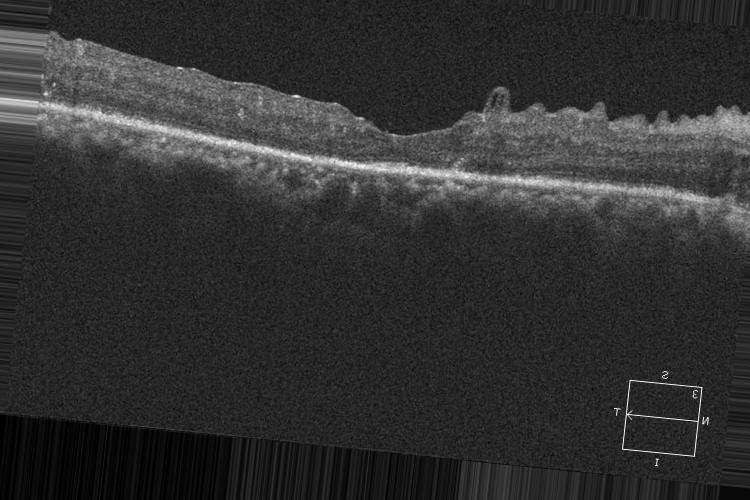
#> input picture DATA_OCT/dr_test_1190_NV.jpg, 750 x 500 px, found by its file name
$ python Evaluate_NV_BOOM.py
#> lines starting #> are read from the running program, lines starting #| are printed output that depends on the picture; after the words box and inside, x2 and y2 are one past the last pixel; in counts of white or black regions, pixels touching at a corner belong together
import cv2
import numpy as np
import matplotlib.pyplot as plt
import pywt
import os
from scipy.signal import find_peaks

def preprocess_image(image_path, img_size=(640, 640)):
    image = cv2.imread(image_path, cv2.IMREAD_GRAYSCALE)
    if image is None:
        raise FileNotFoundError(f"Image at path {image_path} not found.")

    # Replace all white pixels (value > 250) with black
    image[image > 250] = 0

    original_shape = image.shape

    # Detect and remove white borders using Otsu's thresholding
    _, thresh = cv2.threshold(image, 0, 255, cv2.THRESH_BINARY + cv2.THRESH_OTSU)

    # Find all non-white pixels and get their coordinates
    non_white_pixels = np.where(thresh < 255)

    if non_white_pixels[0].size == 0 or non_white_pixels[1].size == 0:
        raise ValueError("No relevant pixels found in the image.")

    # Get the smallest and largest x and y coordinates and use them to create the bounding box
    y_min, y_max = np.min(non_white_pixels[0]), np.max(non_white_pixels[0])
    x_min, x_max = np.min(non_white_pixels[1]), np.max(non_white_pixels[1])

    # Crop the image to the bounding box of all non-white pixels
    image = image[y_min:y_max+1, x_min:x_max+1]

    # Noise reduction using median blur, bilateral filter, and non-local means denoising
    image_median = cv2.medianBlur(image, 5)
    image_bilateral = cv2.bilateralFilter(image_median, 9, 75, 75)
    image_denoised = cv2.fastNlMeansDenoising(image_bilateral, h=30)

    # Wavelet denoising
    coeffs = pywt.wavedec2(image_denoised, 'db1', level=2)
    coeffs[1:] = [tuple(pywt.threshold(i, value=10, mode='soft') for i in level) for level in coeffs[1:]]
    image_wavelet_denoised = pywt.waverec2(coeffs, 'db1')

    # Resize the denoised image
    image_resized = cv2.resize(image_wavelet_denoised, img_size)
    image_resized = np.expand_dims(image_resized, axis=-1)
    image_resized = np.expand_dims(image_resized, axis=0)
    image_resized = image_resized.astype('float32') / 255.0

    return image, image_resized, original_shape, (y_min, y_max, x_min, x_max)

def binary_mask(image):
    # Convert the processed image to uint8
    image_uint8 = (image * 255).astype(np.uint8).squeeze()

    # Apply Otsu's binary thresholding
    _, binary_image = cv2.threshold(image_uint8, 0, 255, cv2.THRESH_BINARY + cv2.THRESH_OTSU)
    return binary_image

def canny_edge_detection(image):
    edges = cv2.Canny(image, 100, 200)
    return edges

def extract_highest_y(edges):
    height, width = edges.shape
    highest_y_values = np.full(width, height)  # Initialize with maximum Y values (bottom of image)

    for x in range(width):
        column = edges[:, x]
        y_indices = np.where(column > 0)[0]
        if y_indices.size > 0:
            # Sort y_indices to find the highest (smallest) y value that's not 0
            y_indices = np.sort(y_indices)
            for y in y_indices:
                if y != 0:
                    highest_y_values[x] = y
                    break
            else:
                # If all y values are 0, set to the smallest y value (0)
                highest_y_values[x] = y_indices[0]
        else:
            # Handle the case when no edges are found in the column
            if x > 0:
                highest_y_values[x] = highest_y_values[x - 1]
            else:
                highest_y_values[x] = height

    return highest_y_values

def plot_highest_y_on_edges(edges, highest_y_values):
    height, width = edges.shape
    output_image = cv2.cvtColor(edges, cv2.COLOR_GRAY2BGR)

    for x, y in enumerate(highest_y_values):
        if y < height:  # Ensure we don't plot outside the image
            cv2.line(output_image, (x, height), (x, y), (0, 255, 0), 1)  # Plot lines in green

    return output_image

def plot_only_highest_y_values(edges, highest_y_values):
    height, width = edges.shape
    output_image = cv2.cvtColor(edges, cv2.COLOR_GRAY2BGR)  # Convert edges to a color image

    for x, y in enumerate(highest_y_values):
        if y < height:  # Ensure the Y value is within image bounds
            cv2.circle(output_image, (x, y), 1, (0, 255, 0), -1)  # Draw a small green dot at the highest Y value

    return output_image

def plot_highest_y_on_original(original_image, highest_y_values, scale):
    height, width = original_image.shape
    output_image = cv2.cvtColor(original_image, cv2.COLOR_GRAY2BGR)  # Convert to color image for drawing

    for x, y in enumerate(highest_y_values):
        scaled_x = int(x * scale[1])
        scaled_y = int(y * scale[0])
        if scaled_y < height and scaled_y >= 0 and scaled_x < width and scaled_x >= 0:
            cv2.circle(output_image, (scaled_x, scaled_y), 2, (0, 255, 0), -1)  # Draw a small green dot at the highest Y value

    return output_image

def detect_vertical_gaps(highest_y_values, gap_threshold=5):
    gaps = []
    start_end_points = []
    for x in range(1, len(highest_y_values)):
        if abs(highest_y_values[x] - highest_y_values[x - 1]) > gap_threshold:
            start_end_points.append((x - 1, x))
            gaps.append((x, (highest_y_values[x] + highest_y_values[x - 1]) // 2))
    return gaps, start_end_points

def plot_gaps(output_image, gaps):
    for x, y in gaps:
        cv2.circle(output_image, (x, y), 5, (255, 0, 0), 2)  # Draw a red circle around each gap

    return output_image

def calculate_tangent_vectors(highest_y_values, start_end_points):
    tangent_vectors = []
    for start, end in start_end_points:
        start_point = (start, highest_y_values[start])
        end_point = (end, highest_y_values[end])
        vector = (end_point[0] - start_point[0], end_point[1] - start_point[1])
        tangent_vectors.append((start_point, vector))
    return tangent_vectors

def remove_border_vectors(tangent_vectors, image_width, border_margin=30):
    # Remove rising vectors close to the left border
    tangent_vectors = [vec for vec in tangent_vectors if not (vec[0][0] < border_margin and vec[1][1] < 0)]

    # Remove falling vectors close to the right border
    tangent_vectors = [vec for vec in tangent_vectors if not (vec[0][0] > image_width - border_margin and vec[1][1] > 0)]

    return tangent_vectors

def plot_tangent_vectors(image, tangent_vectors):
    for (start_x, start_y), (vec_x, vec_y) in tangent_vectors:
        end_x = start_x + vec_x
        end_y = start_y + vec_y
        cv2.arrowedLine(image, (start_x, start_y), (end_x, end_y), (255, 0, 255), 2, tipLength=0.2)
    return image

def detect_single_rising_falling_patterns(tangent_vectors):
    patterns = []
    i = 0
    while i < len(tangent_vectors) - 1:
        if tangent_vectors[i][1][1] < 0 and tangent_vectors[i + 1][1][1] > 0:
            patterns.append((tangent_vectors[i], tangent_vectors[i + 1]))
            i += 2  # Move past this pattern
        else:
            i += 1
    return patterns

def draw_pattern_circles(image, patterns, unusual_spots, scale=(1.0, 1.0)):
    detected_points = []
    detected_radii = []

    for rising_vector, falling_vector in patterns:
        x_coords = [rising_vector[0][0], falling_vector[0][0]]
        y_coords = [rising_vector[0][1], falling_vector[0][1]]

        min_x, max_x = min(x_coords), max(x_coords)
        min_y, max_y = min(y_coords), max(y_coords)

        center_x = int(((min_x + max_x) // 2) * scale[1])
        center_y = int(((min_y + max_y) // 2) * scale[0])
        radius = int(np.sqrt((max_x - min_x) ** 2 + (max_y - min_y) ** 2) / 2 * max(scale))

        cv2.circle(image, (center_x, center_y), radius, (255, 0, 0), 2)
        detected_points.append((center_x, center_y))
        detected_radii.append(radius)

    for x1, y1 in unusual_spots:
        scaled_x = int(x1 * scale[1])
        scaled_y = int(y1 * scale[0])
        cv2.circle(image, (scaled_x, scaled_y), 5, (255, 255, 255), 2)
        detected_points.append((scaled_x, scaled_y))
        detected_radii.append(5)

    return image, detected_points, detected_radii


# [55 lines left out: functions create_binary_detected_image, label_connected_components, check_intersection, evaluate_detection, not called in this run]


def detect_unusual_spots(highest_y_values, window_size=10, prominence_threshold=5, deviation_multiplier=2, slope_multiplier=2):


    unusual_spots = []
    slopes = np.diff(highest_y_values)  # Calculate the slopes

    # Calculate dynamic deviation threshold
    deviations = np.abs(np.diff(highest_y_values))
    mean_deviation = np.mean(deviations)
    std_deviation = np.std(deviations)
    deviation_threshold = mean_deviation + deviation_multiplier * std_deviation

    # Calculate dynamic slope threshold
    mean_slope = np.mean(slopes)
    std_slope = np.std(slopes)
    slope_threshold = mean_slope + slope_multiplier * std_slope

    # print(f"Deviation threshold: {deviation_threshold}")
    # print(f"Slope threshold: {slope_threshold}")

    # Calculate deviations and slopes
    for x in range(1, len(highest_y_values)):
        deviation = abs(highest_y_values[x] - highest_y_values[x - 1])
        if deviation > deviation_threshold:
            unusual_spots.append((x, highest_y_values[x]))

        if x >= window_size and x < len(slopes) - window_size:
            avg_slope_before = np.mean(slopes[x-window_size:x])
            avg_slope_after = np.mean(slopes[x:x+window_size])
            if abs(avg_slope_before - avg_slope_after) > slope_threshold:
                unusual_spots.append((x, highest_y_values[x]))

    # [10 lines of commented-out code are left out]
    filtered_spots = []
    last_added_spot = None
    for spot in sorted(unusual_spots, key=lambda x: x[0]):
        if last_added_spot is None or abs(spot[0] - last_added_spot[0]) > window_size:
            filtered_spots.append(spot)
            last_added_spot = spot

    return filtered_spots


def concatenate_paths(base_path, filenames):
    return [os.path.join(base_path, filename) for filename in filenames]

def read_ground_truth_mask(filepath):
    """
    Reads the ground truth mask image from the given filepath, converts it to a binary mask,
    and draws the mask using matplotlib.
    """
    mask = cv2.imread(filepath, cv2.IMREAD_GRAYSCALE)
    if mask is None:
        raise ValueError(f"Could not read the image file at {filepath}")

    _, binary_mask = cv2.threshold(mask, 127, 255, cv2.THRESH_BINARY)

    # [6 lines of commented-out code are left out]

    return binary_mask

def process_and_visualize_images(image_paths, gt_image_paths):
    total_precision = 0
    total_recall = 0
    total_f1_score = 0
    for image_path, gt_image_path in zip(image_paths, gt_image_paths):
        # Preprocess the image
        original_image, preprocessed_image, original_shape, crop_coords = preprocess_image(image_path)
#> in preprocess_image, image is the input picture: shape (500, 750); min 0, max 255, mean 49.8
#> in preprocess_image, `_, thresh = cv2.threshold(image, 0, 255, cv2.THRESH_BINARY + cv2.THRES..`:
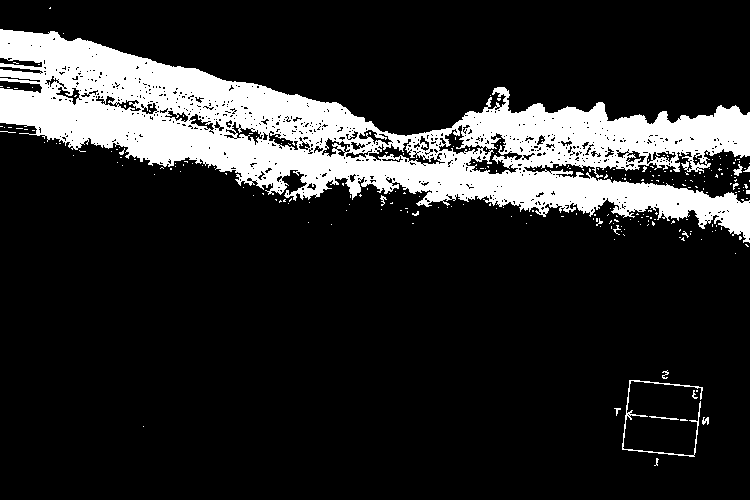
#> thresh: shape (500, 750); 16.1% white; 247 white regions (235 under 20 px), largest, box (x1, y1, x2, y2) and area: (0, 29, 750, 243) 58790, (622, 380, 703, 457) 501, (733, 164, 743, 176) 55
#> in preprocess_image, `non_white_pixels = np.where(thresh < 255)`: non_white_pixels = 314647 positions, rows 0 to 499, columns 0 to 749
#> in preprocess_image, `y_min, y_max = np.min(non_white_pixels[0]), np.max(non_white_pixels[0])`: y_min = 0; y_max = 499
#> in preprocess_image, `x_min, x_max = np.min(non_white_pixels[1]), np.max(non_white_pixels[1])`: x_min = 0; x_max = 749
#> in preprocess_image, `image_denoised = cv2.fastNlMeansDenoising(image_bilateral, h=30)`:
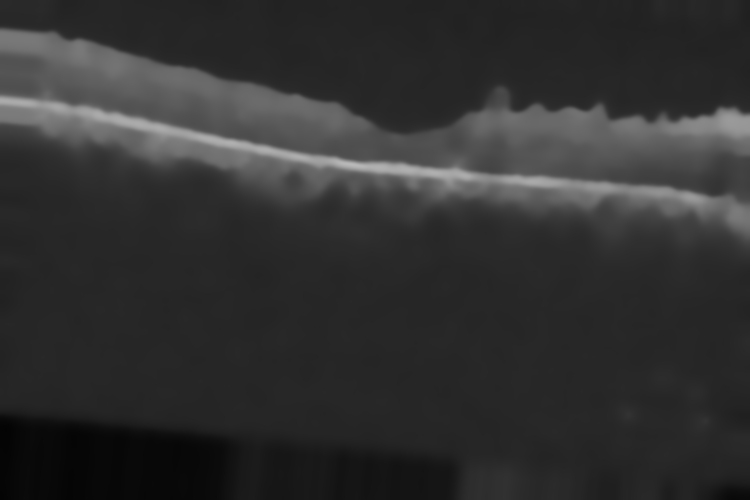
#> image_denoised: shape (500, 750); min 3, max 185, mean 49.4
#> in preprocess_image, `coeffs = pywt.wavedec2(image_denoised, 'db1', level=2)`: coeffs = 3 items
#> in preprocess_image, `image_resized = cv2.resize(image_wavelet_denoised, img_size)`:
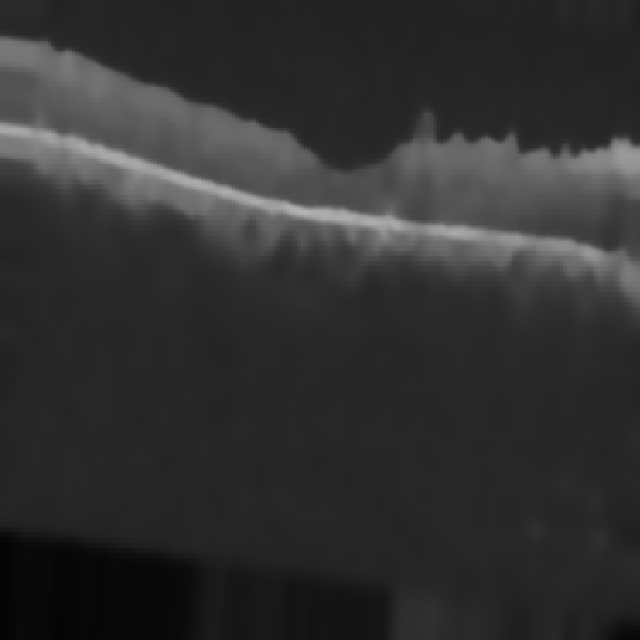
#> image_resized: shape (640, 640) float64; min 3.44, max 181.3, mean 49.4
#> original_shape = (500, 750); crop_coords = (0, 499, 0, 749)

        # Apply binary masking
        binary_image = binary_mask(preprocessed_image)

        # Apply Canny edge detection
        edges = canny_edge_detection(binary_image)
#> in canny_edge_detection, `edges = cv2.Canny(image, 100, 200)`:
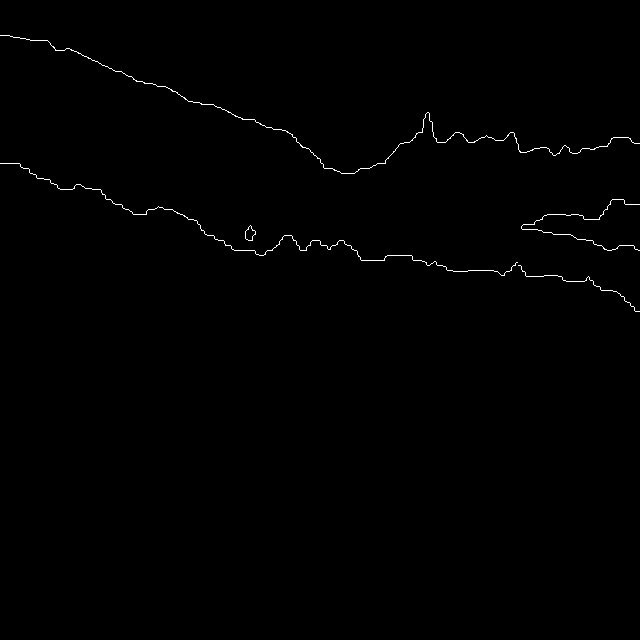
#> edges: shape (640, 640); 0.45% white in thin lines or dots, all inside (x1, y1, x2, y2) = (0, 35, 640, 312)

        # Extract highest Y value edges
        highest_y_values = extract_highest_y(edges)
#> the loop in extract_highest_y, `for x in range(width):` made 640 passes
#> y_indices on passes 1 to 8: [35, 163], [35, 163], [35, 163], [35, 163], [35, 163], [35, 163], [35, 163], [35, 163]
#> after the loop in extract_highest_y, `for x in range(width):`: highest_y_values = 640 values, max 173 at index 341, min 35 at index 0, mean 117.2

        # Plot highest Y values on the edges image
        edges_with_highest_y = plot_highest_y_on_edges(edges, highest_y_values)
#> the loop in plot_highest_y_on_edges, `for x, y in enumerate(highest_y_values):` made 640 passes
#> y on passes 1 to 3: 35, 35, 35
#> after the loop in plot_highest_y_on_edges, `for x, y in enumerate(highest_y_values):`:
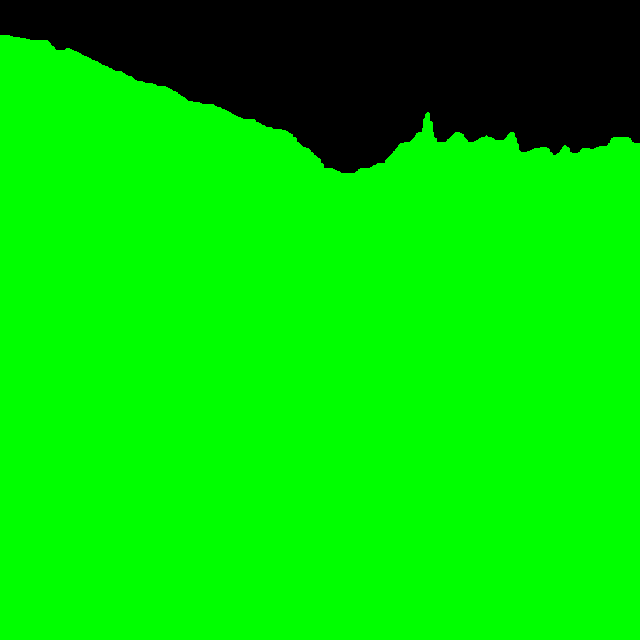
#> output_image: shape (640, 640, 3); mean B, G, R 0, 208.3, 0

        # Plot only highest Y values
        highest_y_only = plot_only_highest_y_values(edges, highest_y_values)
#> the loop in plot_only_highest_y_values, `for x, y in enumerate(highest_y_values):` made 640 passes
#> after the loop in plot_only_highest_y_values, `for x, y in enumerate(highest_y_values):`:
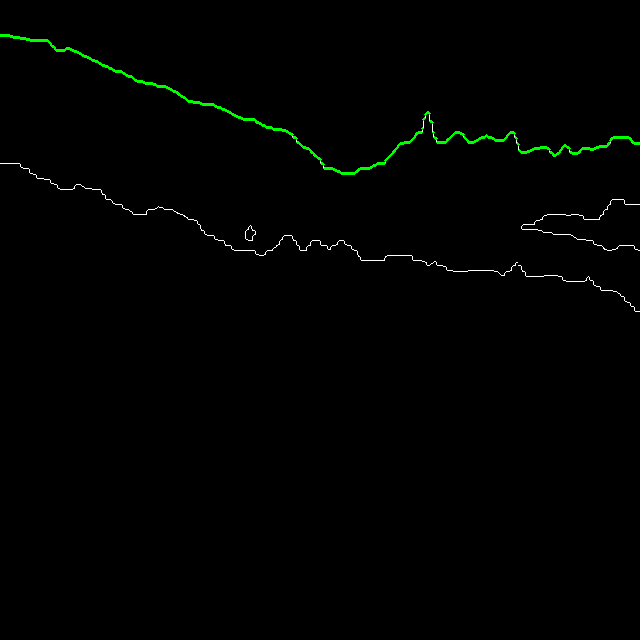
#> output_image: shape (640, 640, 3); mean B, G, R 0.7, 2, 0.7

        # Plot only highest Y values with dots
        highest_y_with_dots = plot_only_highest_y_values(edges, highest_y_values)
#> the loop in plot_only_highest_y_values (call 2), `for x, y in enumerate(highest_y_values):` made 640 passes

        # Detect vertical gaps and get start-end points
        gaps, start_end_points = detect_vertical_gaps(highest_y_values)
#> after the loop in detect_vertical_gaps, `for x in range(1, len(highest_y_values)):`: gaps = [(423, 123), (430, 117), (433, 127), (519, 147)]; start_end_points = [(422, 423), (429, 430), (432, 433), (518, 519)]
#> gaps = [(423, 123), (430, 117), (433, 127), (519, 147)]; start_end_points = [(422, 423), (429, 430), (432, 433), (518, 519)]

        # Plot gaps on the highest Y values image
        highest_y_with_gaps = plot_gaps(highest_y_only.copy(), gaps)
#> the loop in plot_gaps, `for x, y in gaps:` made 4 passes

        # Calculate tangent vectors
        tangent_vectors = calculate_tangent_vectors(highest_y_values, start_end_points)
#> the loop in calculate_tangent_vectors, `for start, end in start_end_points:` made 4 passes
#> (start, end, start_point, end_point, vector) on passes 1 to 4: (422, 423, (422, 128), (423, 119), (1, -9)), (429, 430, (429, 113), (430, 121), (1, 8)), (432, 433, (432, 122), (433, 132), (1, 10)), (518, 519, (518, 144), (519, 150), (1, 6))
#> after the loop in calculate_tangent_vectors, `for start, end in start_end_points:`: tangent_vectors = [((422, 128), (1, -9)), ((429, 113), (1, 8)), ((432, 122), (1, 10)), ((518, 144), (1, 6))]
        # print(f"Tangent vectors for {image_path}: {tangent_vectors}")

        # Remove border vectors
        image_width = edges.shape[1]
        tangent_vectors = remove_border_vectors(tangent_vectors, image_width)
        # print(f"Tangent vectors after border removal for {image_path}: {tangent_vectors}")

        # Detect single rising and falling patterns
        single_patterns = detect_single_rising_falling_patterns(tangent_vectors)
#> the loop in detect_single_rising_falling_patterns, `while i < len(tangent_vectors) - 1:` made 2 passes
#> i on passes 1 to 2: 2, 3
#> after the loop in detect_single_rising_falling_patterns, `while i < len(tangent_vectors) - 1:`: i = 3; patterns = 1 item
#> single_patterns = 1 item
        # print(f"Single rising and falling patterns for {image_path}: {single_patterns}")

        # Detect unusual spots
        unusual_spots = detect_unusual_spots(highest_y_values)
#> in detect_unusual_spots, `slopes = np.diff(highest_y_values)`: slopes = 639 values, max 10 at index 432, min -9 at index 422, mean 0.169
#> in detect_unusual_spots, `deviations = np.abs(np.diff(highest_y_values))`: deviations = 639 values, max 10 at index 432, min 0 at index 0, mean 0.545
#> in detect_unusual_spots, `mean_deviation = np.mean(deviations)`: mean_deviation = 0.545
#> in detect_unusual_spots, `std_deviation = np.std(deviations)`: std_deviation = 0.984
#> in detect_unusual_spots, `deviation_threshold = mean_deviation + deviation_multiplier * std_devi..`: deviation_threshold = 2.51
#> in detect_unusual_spots, `mean_slope = np.mean(slopes)`: mean_slope = 0.169
#> in detect_unusual_spots, `std_slope = np.std(slopes)`: std_slope = 1.11
#> in detect_unusual_spots, `slope_threshold = mean_slope + slope_multiplier * std_slope`: slope_threshold = 2.39
#> the loop in detect_unusual_spots, `for x in range(1, len(highest_y_values)):` made 639 passes
#> (deviation, avg_slope_before, avg_slope_after) on passes 10 to 17: (1, 0.1, 0.2), (0, 0.1, 0.2), (0, 0.1, 0.2), (1, 0.2, 0.1), (0, 0.2, 0.1), (0, 0.2, 0.1), (0, 0.2, 0.2), (0, 0.2, 0.2)
#> after the loop in detect_unusual_spots, `for x in range(1, len(highest_y_values)):`: unusual_spots = 41 pairs, first value 293 to 610, second value 112 to 168
#> the loop in detect_unusual_spots, `for spot in sorted(unusual_spots, key=lambda x: x[0]):` made 41 passes
#> last_added_spot on passes 1, 3, 5, 6, 20, 29, 30, 39: (293, 137), (321, 163), (385, 160), (422, 128), (433, 132), (464, 137), (509, 133), (550, 152)
#> after the loop in detect_unusual_spots, `for spot in sorted(unusual_spots, key=lambda x: x[0]):`: filtered_spots = [(293, 137), (321, 163), (385, 160), (422, 128), (433, 132), (464, 137), (509, 133), (550, 152), (570, 152), (610, 140)]
#> unusual_spots has the same summary as filtered_spots in detect_unusual_spots

        # Draw circles around the detected patterns on the original image
        scale = (original_shape[0] / 640, original_shape[1] / 640)
#> scale = (0.781, 1.17)
        original_with_pattern_circles, detected_points_rescaled, detected_radii_rescaled = draw_pattern_circles(original_image.copy(), single_patterns, unusual_spots, scale)
#> the loop in draw_pattern_circles, `for rising_vector, falling_vector in patterns:` made 1 pass
#> (rising_vector, falling_vector, y_coords, min_x, max_x, min_y, max_y, center_x) on pass 1: (((422, 128), (1, -9)), ((429, 113), (1, 8)), [128, 113], 422, 429, 113, 128, 498)
#> after the loop in draw_pattern_circles, `for rising_vector, falling_vector in patterns:`: detected_points = [(498, 93)]; detected_radii = [9]
#> the loop in draw_pattern_circles, `for x1, y1 in unusual_spots:` made 10 passes
#> (x1, y1, scaled_x, scaled_y) on passes 1 to 8: (293, 137, 343, 107), (321, 163, 376, 127), (385, 160, 451, 125), (422, 128, 494, 100), (433, 132, 507, 103), (464, 137, 543, 107), (509, 133, 596, 103), (550, 152, 644, 118)
#> after the loop in draw_pattern_circles, `for x1, y1 in unusual_spots:`:
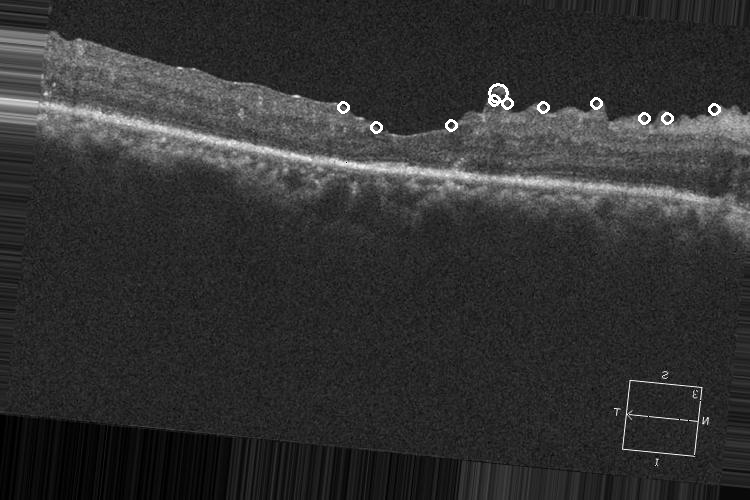
#> image: shape (500, 750); min 0, max 255, mean 50.3
#> after the loop in draw_pattern_circles, `for x1, y1 in unusual_spots:`: detected_points = [(498, 93), (343, 107), (376, 127), (451, 125), (494, 100), (507, 103), (543, 107), (596, 103), (644, 118), (667, 118), (714, 109)]; detected_radii = [9, 5, 5, 5, 5, 5, 5, 5, 5, 5, 5]
#> detected_points_rescaled has the same summary as detected_points in draw_pattern_circles; detected_radii_rescaled = [9, 5, 5, 5, 5, 5, 5, 5, 5, 5, 5]
#> (the rest of the program and of its run is left out)
